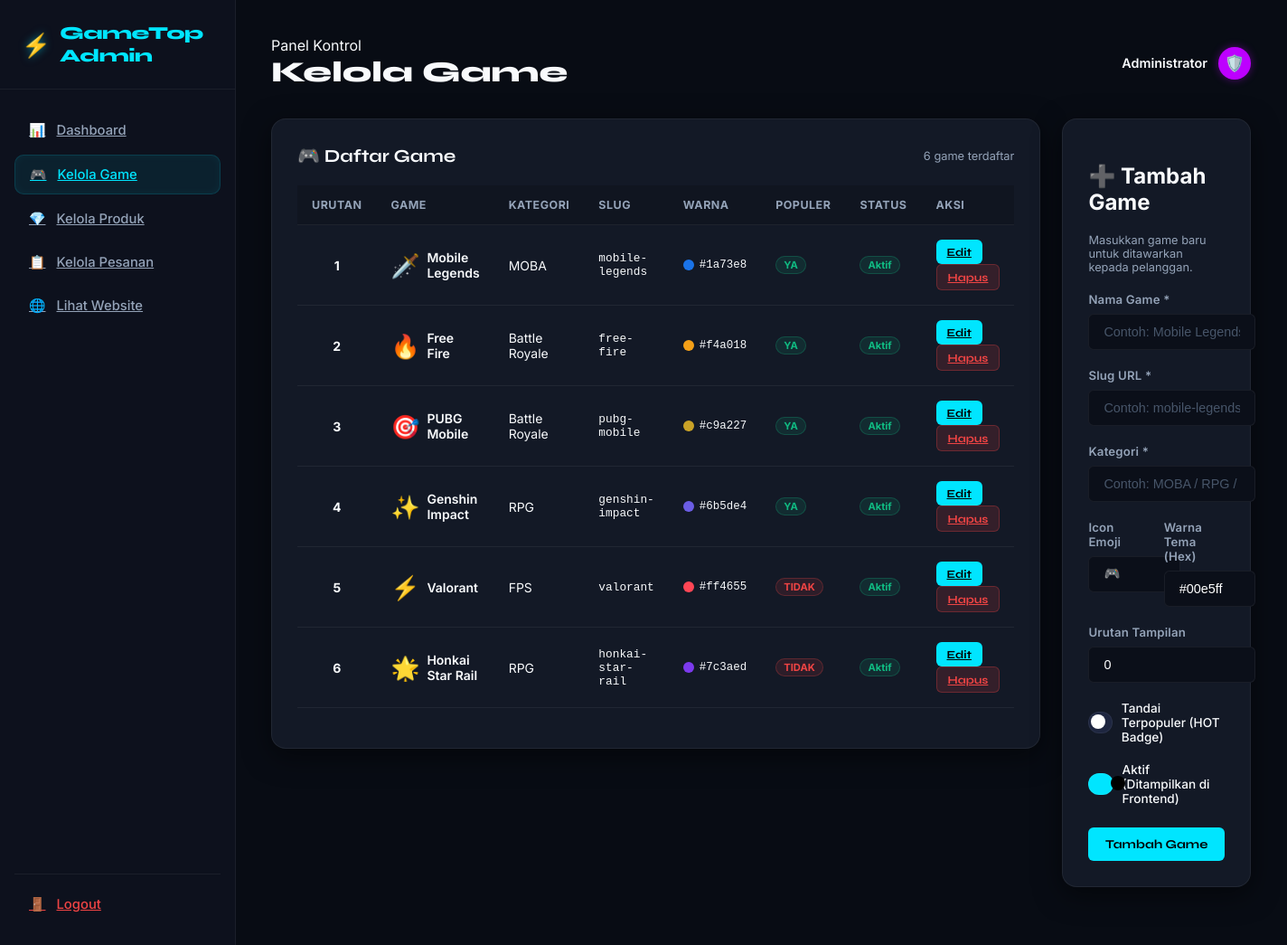
/admin/games.php (signed in), run on an earlier commit of the app's database.
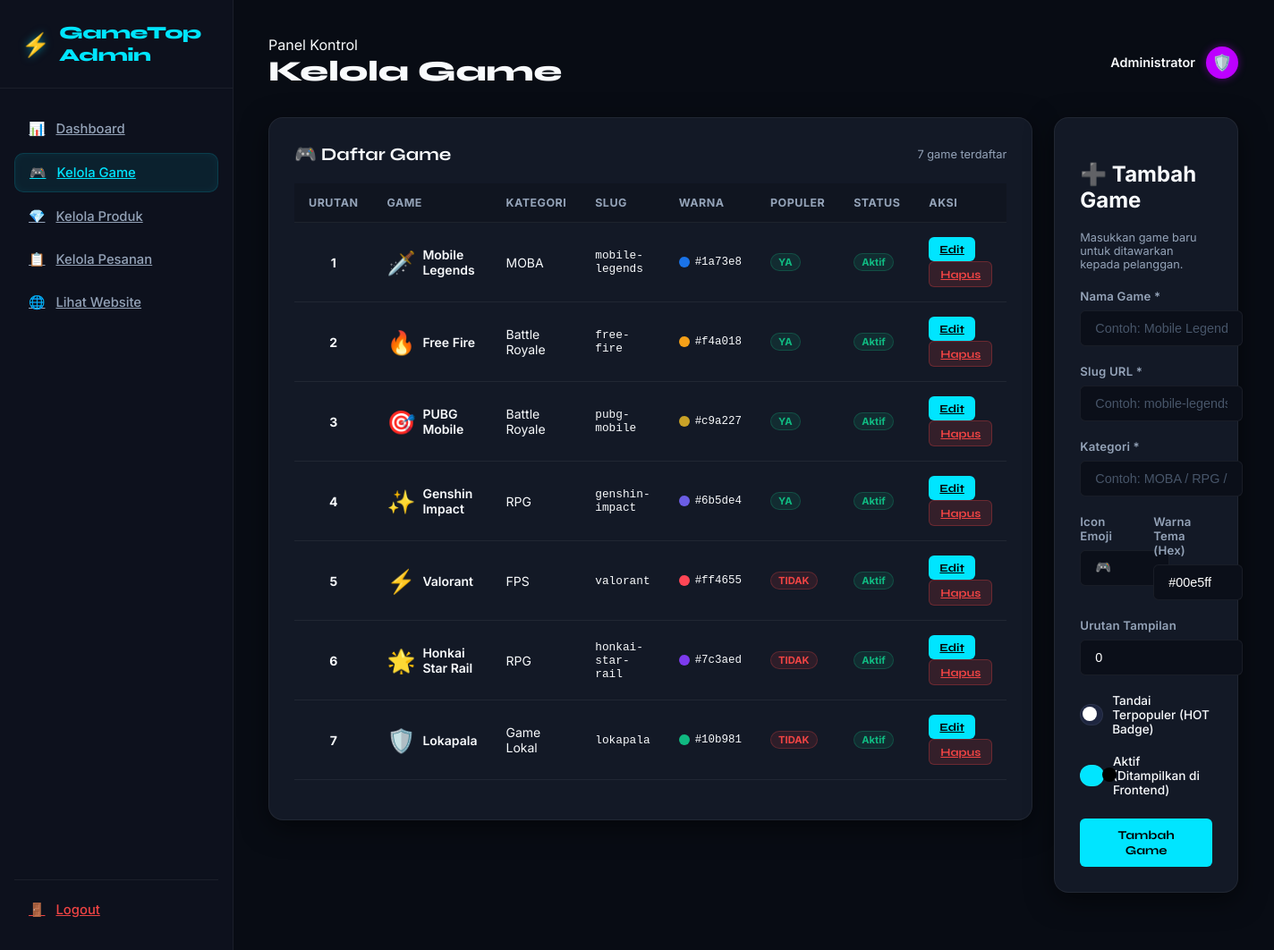
And on a later commit of the database.
### tables this page shows
CREATE TABLE IF NOT EXISTS games (
    id          INT AUTO_INCREMENT PRIMARY KEY,
    slug        VARCHAR(100) UNIQUE NOT NULL,
    name        VARCHAR(150) NOT NULL,
    category    VARCHAR(80)  NOT NULL,
    icon        VARCHAR(10)  DEFAULT '🎮',
    color       VARCHAR(20)  DEFAULT '#00e5ff',
    is_popular  TINYINT(1)   DEFAULT 0,
    is_active   TINYINT(1)   DEFAULT 1,
    sort_order  INT          DEFAULT 0,
    created_at  TIMESTAMP    DEFAULT CURRENT_TIMESTAMP
);

### includes/functions.php (called while the page is built, shortened)
<?php
function getGames($onlyActive = true) {
    $db = getDB();
    if ($db) {
        $whereClause = $onlyActive ? "WHERE is_active = 1" : "";
        $result = $db->query("SELECT * FROM games $whereClause ORDER BY sort_order ASC, name ASC");
        if ($result && $result->num_rows > 0) {
            $games = [];
            while ($row = $result->fetch_assoc()) {
                $games[] = [
                    'id'         => (int)$row['id'],
                    'slug'       => $row['slug'],
                    'name'       => $row['name'],
                    'category'   => $row['category'],
                    'icon'       => $row['icon'],
                    'color'      => $row['color'],
                    'popular'    => (bool)$row['is_popular'],
                    'is_active'  => (bool)$row['is_active'],
                    'sort_order' => (int)$row['sort_order'],
                ];
            }
            return $games;
        }
    }
    $staticGames = [
        [
            'id'       => 1,
            'slug'     => 'mobile-legends',
            'name'     => 'Mobile Legends',
            'category' => 'MOBA',
            'icon'     => '🗡️',
            'color'    => '#1a73e8',
            'popular'  => true,
            'is_active'=> true,
            'sort_order'=> 1,
        ],
        [
            'id'       => 2,
            'slug'     => 'free-fire',
            'name'     => 'Free Fire',
            'category' => 'Battle Royale',
            'icon'     => '🔥',
            'color'    => '#f4a018',
            'popular'  => true,
            'is_active'=> true,
            'sort_order'=> 2,
        ],
        [
            'id'       => 3,
            'slug'     => 'pubg-mobile',
            'name'     => 'PUBG Mobile',
            'category' => 'Battle Royale',
            'icon'     => '🎯',
            'color'    => '#c9a227',
            'popular'  => true,
            'is_active'=> true,
            'sort_order'=> 3,
        ],
        [
            'id'       => 4,
            'slug'     => 'genshin-impact',
            'name'     => 'Genshin Impact',
            'category' => 'RPG',
            'icon'     => '✨',
            'color'    => '#6b5de4',
            'popular'  => true,
            'is_active'=> true,
            'sort_order'=> 4,
        ],
        [
            'id'       => 5,
            'slug'     => 'valorant',
            'name'     => 'Valorant',
            'category' => 'FPS',
            'icon'     => '⚡',
            'color'    => '#ff4655',
            'popular'  => false,
            'is_active'=> true,
            'sort_order'=> 5,
        ],
        [
            'id'       => 6,
            'slug'     => 'honkai-star-rail',
            'name'     => 'Honkai Star Rail',
            'category' => 'RPG',
            'icon'     => '🌟',
            'color'    => '#7c3aed',
            'popular'  => false,
            'is_active'=> true,
            'sort_order'=> 6,
        ],
        [
            'id'       => 7,
            'slug'     => 'lokapala',
            'name'     => 'Lokapala',
            'category' => 'Game Lokal',
            'icon'     => '🛡️',
            'color'    => '#10b981',
            'popular'  => false,
            'is_active'=> true,
            'sort_order'=> 7,
        ],
    ];
    return $staticGames;
}

### admin/games.php (the view, shortened to what this page needs)
<?php
$adminTitle = 'Kelola Game';
include __DIR__ . '/admin-header.php';
$db = getDB();
$dbActive = ($db !== null);
$editMode = false;
$editGame = null;
$games = getGames(false);
?>
<div class="admin-grid-layout">
    <div class="admin-card">
        <div class="admin-card-header">
            <h2>🎮 Daftar Game</h2>
            <span class="text-muted" style="font-size: 0.8rem;"><?= count($games) ?> game terdaftar</span>
        </div>
        <div class="table-responsive">
            <table class="admin-table">
                <thead>
                    <tr>
                        <th style="width: 50px;">Urutan</th>
                        <th>Game</th>
                        <th>Kategori</th>
                        <th>Slug</th>
                        <th>Warna</th>
                        <th>Populer</th>
                        <th>Status</th>
                        <th style="width: 140px;">Aksi</th>
                    </tr>
                </thead>
                <tbody>
                    <?php if (empty($games)): ?>
                        <tr>
                            <td colspan="8" style="text-align: center;" class="text-muted">Tidak ada game. Tambahkan game pertama Anda!</td>
                        </tr>
                    <?php else: ?>
                        <?php foreach ($games as $g): ?>
                            <tr>
                                <td style="text-align: center; font-weight: 700;"><?= $g['sort_order'] ?></td>
                                <td>
                                    <div style="display: flex; align-items: center; gap: 8px;">
                                        <span style="font-size: 1.6rem;"><?= htmlspecialchars($g['icon']) ?></span>
                                        <span style="font-weight: 600;"><?= htmlspecialchars($g['name']) ?></span>
                                    </div>
                                </td>
                                <td><?= htmlspecialchars($g['category']) ?></td>
                                <td style="font-family: monospace; font-size: 0.8rem;" class="text-muted"><?= htmlspecialchars($g['slug']) ?></td>
                                <td>
                                    <div style="display: flex; align-items: center; gap: 6px;">
                                        <span style="display: inline-block; width: 12px; height: 12px; border-radius: 50%; background-color: <?= $g['color'] ?>;"></span>
                                        <span style="font-family: monospace; font-size: 0.78rem;"><?= htmlspecialchars($g['color']) ?></span>
                                    </div>
                                </td>
                                <td>
                                    <span class="badge-admin <?= $g['popular'] ? 'badge-success' : 'badge-failed' ?>" style="padding: 2px 8px; font-size: 0.7rem;">
                                        <?= $g['popular'] ? 'YA' : 'TIDAK' ?>
                                    </span>
                                </td>
                                <td>
                                    <span class="badge-admin <?= $g['is_active'] ? 'badge-success' : 'badge-failed' ?>" style="padding: 2px 8px; font-size: 0.7rem;">
                                        <?= $g['is_active'] ? 'Aktif' : 'Nonaktif' ?>
                                    </span>
                                </td>
                                <td>
                                    <?php if ($dbActive): ?>
                                        <a href="?edit=<?= $g['id'] ?>" class="btn-admin btn-admin-primary btn-admin-sm">Edit</a>
                                        <a href="?delete=<?= $g['id'] ?>" class="btn-admin btn-admin-danger btn-admin-sm" onclick="return confirm('Apakah Anda yakin ingin menghapus game ini? Semua produk dalam game ini juga akan terhapus.');">Hapus</a>
                                    <?php else: ?>
                                        <span class="text-muted">—</span>
                                    <?php endif; ?>
                                </td>
                            </tr>
                        <?php endforeach; ?>
                    <?php endif; ?>
                </tbody>
            </table>
        </div>
    </div>
    <div class="admin-card">
        <h2><?= $editMode ? '⚙️ Edit Game' : '➕ Tambah Game' ?></h2>
        <p class="text-muted" style="font-size: 0.8rem; margin-bottom: 20px;">
            <?= $editMode ? 'Modifikasi detail game terpilih.' : 'Masukkan game baru untuk ditawarkan kepada pelanggan.' ?>
        </p>
        <form method="POST" action="">
            <div class="admin-form-group">
                <label class="admin-form-label" for="name">Nama Game *</label>
                <input type="text" id="name" name="name" class="admin-form-control" placeholder="Contoh: Mobile Legends"
                       value="<?= $editMode ? htmlspecialchars($editGame['name']) : '' ?>" required <?= !$dbActive ? 'disabled' : '' ?>>
            </div>
            <div class="admin-form-group">
                <label class="admin-form-label" for="slug">Slug URL *</label>
                <input type="text" id="slug" name="slug" class="admin-form-control" placeholder="Contoh: mobile-legends (tanpa spasi)"
                       value="<?= $editMode ? htmlspecialchars($editGame['slug']) : '' ?>" required <?= !$dbActive ? 'disabled' : '' ?>>
            </div>
            <div class="admin-form-group">
                <label class="admin-form-label" for="category">Kategori *</label>
                <input type="text" id="category" name="category" class="admin-form-control" placeholder="Contoh: MOBA / RPG / FPS"
                       value="<?= $editMode ? htmlspecialchars($editGame['category']) : '' ?>" required <?= !$dbActive ? 'disabled' : '' ?>>
            </div>
            <div class="admin-form-row">
                <div class="admin-form-group">
                    <label class="admin-form-label" for="icon">Icon Emoji</label>
                    <input type="text" id="icon" name="icon" class="admin-form-control" placeholder="Contoh: 🗡️"
                           value="<?= $editMode ? htmlspecialchars($editGame['icon']) : '🎮' ?>" <?= !$dbActive ? 'disabled' : '' ?>>
                </div>
                <div class="admin-form-group">
                    <label class="admin-form-label" for="color">Warna Tema (Hex)</label>
                    <input type="text" id="color" name="color" class="admin-form-control" placeholder="#00e5ff"
                           value="<?= $editMode ? htmlspecialchars($editGame['color']) : '#00e5ff' ?>" <?= !$dbActive ? 'disabled' : '' ?>>
                </div>
            </div>
            <div class="admin-form-group">
                <label class="admin-form-label" for="sort_order">Urutan Tampilan</label>
                <input type="number" id="sort_order" name="sort_order" class="admin-form-control" placeholder="0"
                       value="<?= $editMode ? (int)$editGame['sort_order'] : '0' ?>" <?= !$dbActive ? 'disabled' : '' ?>>
            </div>
            <div class="admin-form-group">
                <label class="admin-toggle-container">
                    <div class="admin-toggle-switch"></div>
                    <span style="font-size: 0.85rem; font-weight: 500;">Tandai Terpopuler (HOT Badge)</span>
                </label>
            </div>
            <div class="admin-form-group">
                <label class="admin-toggle-container">
                    <div class="admin-toggle-switch"></div>
                    <span style="font-size: 0.85rem; font-weight: 500;">Aktif (Ditampilkan di Frontend)</span>
                </label>
            </div>
            <div style="display: flex; gap: 10px; margin-top: 24px;">
                <button type="submit" class="btn-admin btn-admin-primary" style="flex: 1;" <?= !$dbActive ? 'disabled' : '' ?>>
                    <?= $editMode ? 'Simpan Perubahan' : 'Tambah Game' ?>
                </button>
            </div>
        </form>
    </div>
</div>
<?php include __DIR__ . '/admin-footer.php'; ?>

### admin/admin-header.php (shortened to what this page needs)
<?php
require_once __DIR__ . '/../includes/functions.php';
$activePage = basename($_SERVER['PHP_SELF']);
?>
<!DOCTYPE html>
<html lang="id">
<head>
    <link rel="stylesheet" href="<?= APP_URL ?>/assets/css/admin.css">
</head>
<body class="admin-body">
    <aside class="admin-sidebar">
        <div class="admin-logo">
            <span class="logo-icon">⚡</span>
            <span class="logo-text"><?= APP_NAME ?> Admin</span>
        </div>
        <ul class="admin-nav">
            <li class="admin-nav-item <?= $activePage === 'index.php' ? 'active' : '' ?>">
                <a href="<?= APP_URL ?>/admin/index.php">
                    <span>📊</span>
                    <span>Dashboard</span>
                </a>
            </li>
            <li class="admin-nav-item <?= $activePage === 'games.php' ? 'active' : '' ?>">
                <a href="<?= APP_URL ?>/admin/games.php">
                    <span>🎮</span>
                    <span>Kelola Game</span>
                </a>
            </li>
            <li class="admin-nav-item <?= $activePage === 'products.php' ? 'active' : '' ?>">
                <a href="<?= APP_URL ?>/admin/products.php">
                    <span>💎</span>
                    <span>Kelola Produk</span>
                </a>
            </li>
            <li class="admin-nav-item <?= $activePage === 'orders.php' ? 'active' : '' ?>">
                <a href="<?= APP_URL ?>/admin/orders.php">
                    <span>📋</span>
                    <span>Kelola Pesanan</span>
                </a>
            </li>
            <li class="admin-nav-item">
                <a href="<?= APP_URL ?>/index.php" target="_blank">
                    <span>🌐</span>
                    <span>Lihat Website</span>
                </a>
            </li>
        </ul>
        <div class="admin-sidebar-footer">
            <ul class="admin-nav" style="padding: 0;">
                <li class="admin-nav-item" style="border-top: 1px solid var(--border-color); padding-top: 12px;">
                    <a href="<?= APP_URL ?>/admin/logout.php" style="color: var(--red);">
                        <span>🚪</span>
                        <span>Logout</span>
                    </a>
                </li>
            </ul>
        </div>
    </aside>
    <main class="admin-content">
        <header class="admin-header">
            <div>
                <span class="label">Panel Kontrol</span>
                <h1><?= isset($adminTitle) ? htmlspecialchars($adminTitle) : 'Selamat Datang' ?></h1>
            </div>
            <div class="admin-profile">
                <div class="admin-profile-name">Administrator</div>
                <div class="admin-profile-avatar">🛡️</div>
            </div>
        </header>

### admin/admin-footer.php
    </main>
</body>
</html>

What changed in the data, as far as the page shows it:
added games: sort_order "7", icon "🛡️", name "Lokapala", category "Game Lokal", slug "lokapala", color "#10b981", shows "TIDAK", is_active "Aktif"
Also different on the page:
count($games): "6" → "7"
